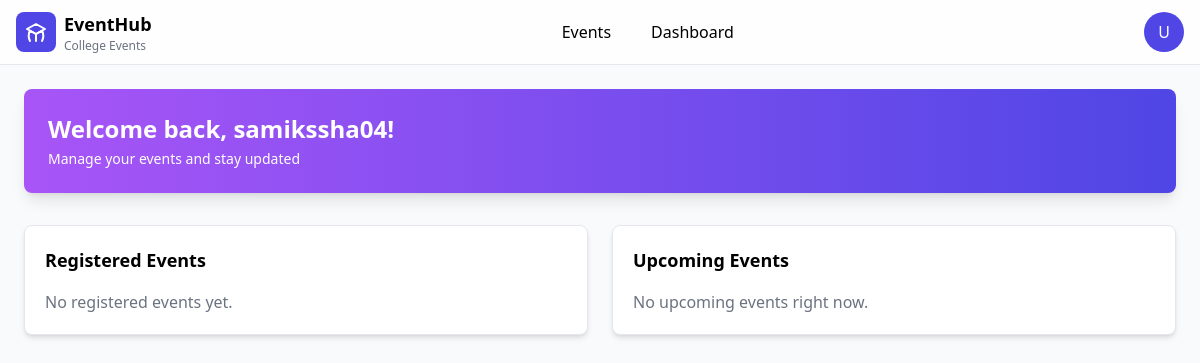
Before: /student_dashboard/ (signed in) with the older database file.
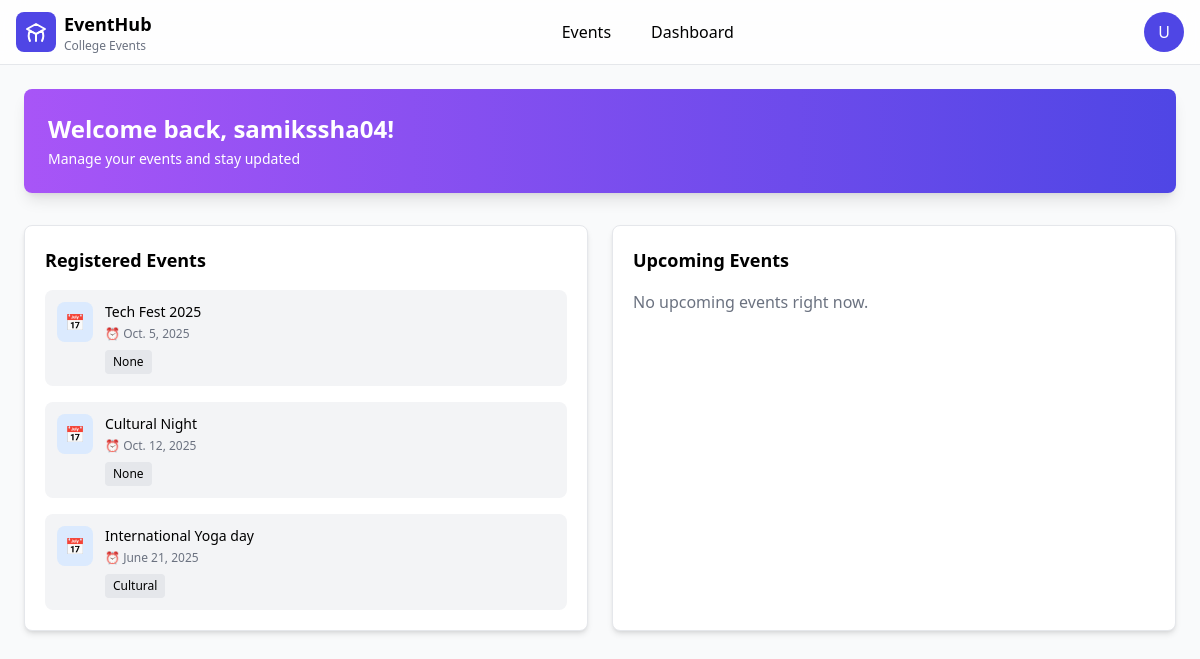
After: the same page with the newer database file.
### app1/models.py (models this page shows, shortened)
class Event(models.Model):
    title = models.CharField(max_length=200)
    description = models.TextField()
    date = models.DateField()
    location = models.CharField(max_length=200)
    time = models.TimeField(default="09:00")
    category = models.CharField(max_length=100, blank=True, null=True)
    max_participants = models.PositiveIntegerField(default=100)
    enrolled_count = models.PositiveIntegerField(default=0)
    image = models.ImageField(upload_to="event_images/", null=True, blank=True)
    venue = models.CharField(max_length=200, default="")   # ✅ new
    poster = models.ImageField(
         upload_to='posters/',                # folder inside media
        null=True, blank=True                 # allow empty posters
    )

### app1/views.py (the view)
# urls.py: path("student_dashboard/", views.student_dashboard_view, name="student_dashboard"),
@login_required
def student_dashboard_view(request):
    user = request.user
    events = Event.objects.all()
    enrollments = Enrollment.objects.filter(student=user)
    registered_events = [enrollment.event for enrollment in enrollments]
    upcoming_events = Event.objects.filter(date__gte=date.today()).exclude(id__in=[e.id for e in registered_events])[:3]
    context = {
        "user": user,
        "registered_events": registered_events,
        "upcoming_events": upcoming_events,
    }
    return render(request, "student_dashboard.html", context)

### frontend/templates/student_dashboard.html (shortened to what this page needs)
{% extends "base.html" %}
{% block content %}
<div class="bg-gradient-to-r from-purple-500 to-indigo-600 text-white p-6 rounded-lg shadow-lg">
  <h1 class="text-2xl font-bold">Welcome back, {{ user.username }}!</h1>
  <p class="text-sm mt-1">Manage your events and stay updated</p>
</div>
<div class="grid grid-cols-1 md:grid-cols-2 gap-6 mt-8">
  <div class="bg-white p-5 rounded-lg shadow-md border">
    <h3 class="text-lg font-semibold mb-4">Registered Events</h3>
    <div class="space-y-4">
      {% for event in registered_events %}
        <div class="flex items-start space-x-3 p-3 bg-gray-100 rounded-lg">
          <div class="bg-blue-100 p-2 rounded-lg">📅</div>
          <div class="flex-1">
            <h4 class="text-sm font-medium">{{ event.title }}</h4>
            <div class="flex gap-4 text-xs text-gray-500 mt-1">
              <span>⏰ {{ event.date }}</span>
            </div>
            <span class="inline-block mt-2 px-2 py-1 bg-gray-200 text-xs rounded">{{ event.category }}</span>
          </div>
        </div>
      {% empty %}
        <p class="text-gray-500">No registered events yet.</p>
      {% endfor %}
    </div>
  </div>
  <div class="bg-white p-5 rounded-lg shadow-md border">
    <h3 class="text-lg font-semibold mb-4">Upcoming Events</h3>
    <div class="space-y-4">
      {% for event in upcoming_events %}
        <div class="flex items-start space-x-3 p-3 bg-gray-100 rounded-lg">
          <div class="bg-green-100 p-2 rounded-lg">🎉</div>
          <div class="flex-1">
            <h4 class="text-sm font-medium">{{ event.title }}</h4>
            <div class="flex gap-4 text-xs text-gray-500 mt-1">
              <span>⏰ {{ event.date }}</span>
              <span>📍 {{ event.location }}</span>
            </div>
            <span class="inline-block mt-2 px-2 py-1 bg-gray-200 text-xs rounded">{{ event.category }}</span>
          </div>
        </div>
      {% empty %}
        <p class="text-gray-500">No upcoming events right now.</p>
      {% endfor %}
    </div>
  </div>
</div>
{% endblock %}

Changed rows visible on the page:
added Event: title "Tech Fest 2025", date "Oct. 5, 2025", category "None"
added Event: title "Cultural Night", date "Oct. 12, 2025", category "None"
added Event: title "International Yoga day", date "June 21, 2025", category "Cultural"
Other visible differences:
text no longer shown: "No registered events yet."
